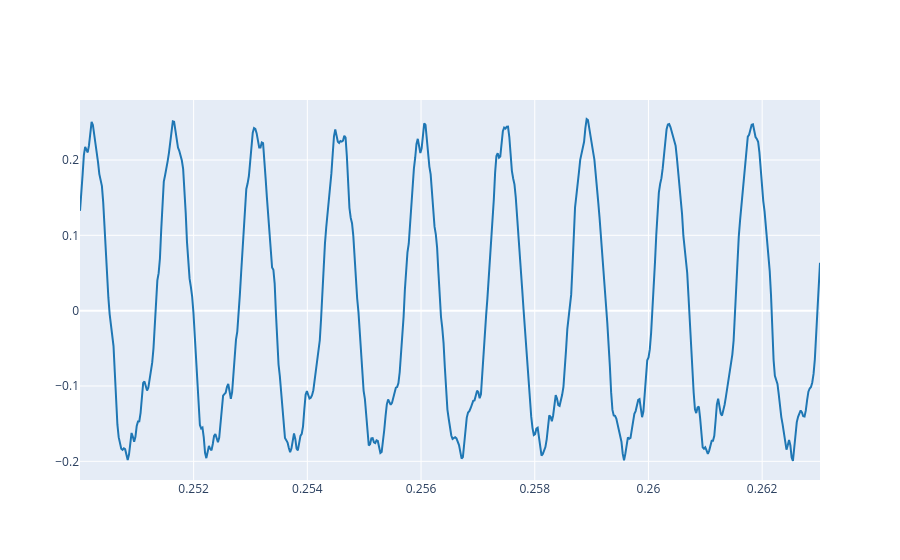

Notebook code for this chart:
### Markdown cell above
First upload your reference signal and plot the first seconds of it.

### Code cell
# Write the code here
##!git clone https://github.com/maat2006/sis1_group1.git  
filepath ="./sis1_group1/audio/Harp.wav"
#filepath = "C:\\Users\\usuario\\Documents\\GitHub\\sis1_group1\\Harp.wav"
ref, fs = load_audio(filepath)
audafrequency= 690.00
audaperiod= 1/audafrequency
startpoint= 0.25 #We choose a point that doesn't belongs to the attack section
endpoint= startpoint+ 9*audaperiod      #We want three periods
plot_signals(ref,fs, startpoint, endpoint)

### Figure 1 — Plotly figure (JSON) as saved in the notebook; plotly's stock layout.template omitted (floating-point values rounded to 4 significant figures; data arrays with more than 128 entries replaced by an {"elided": "..."} marker saying what was removed)
{"data": [{"line": {"color": "#1f77b4", "shape": "linear"}, "mode": "lines", "name": "audio signal 0", "type": "scatter", "x": {"elided": "575 float values"}, "y": {"elided": "575 float values"}}], "layout": {}}
